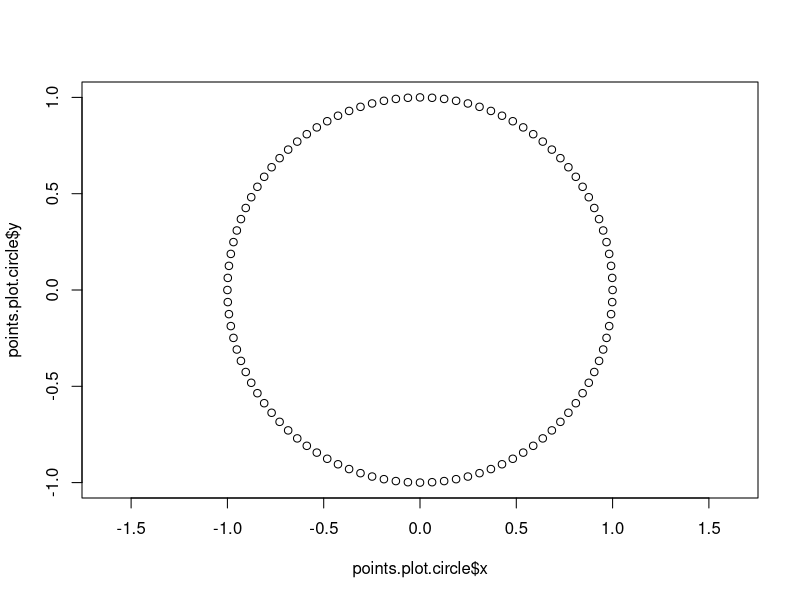
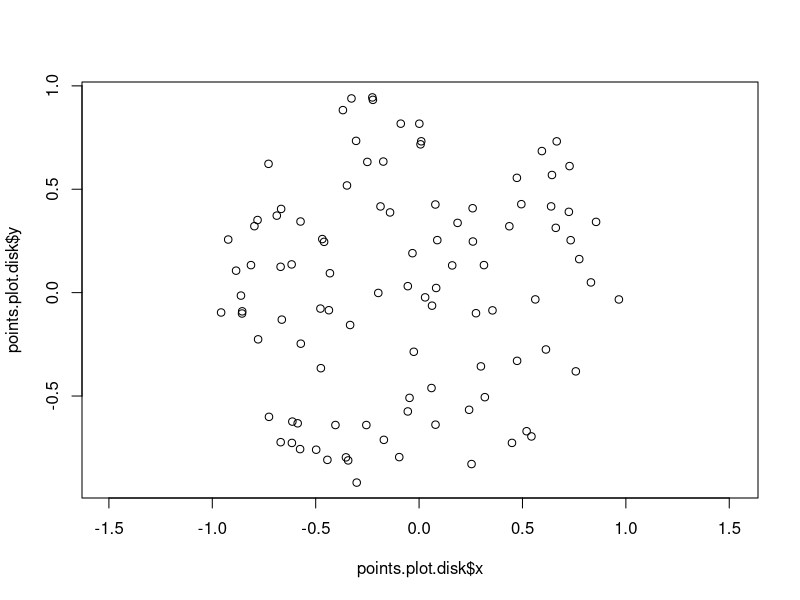
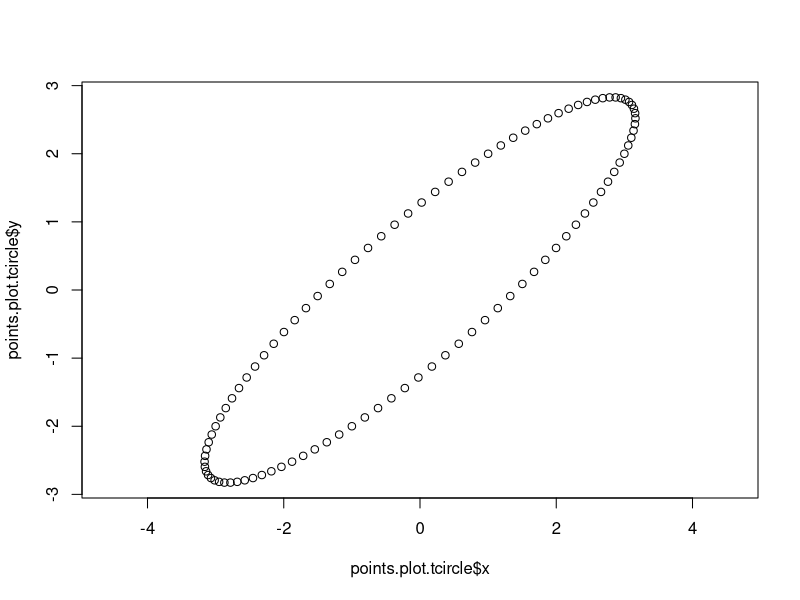
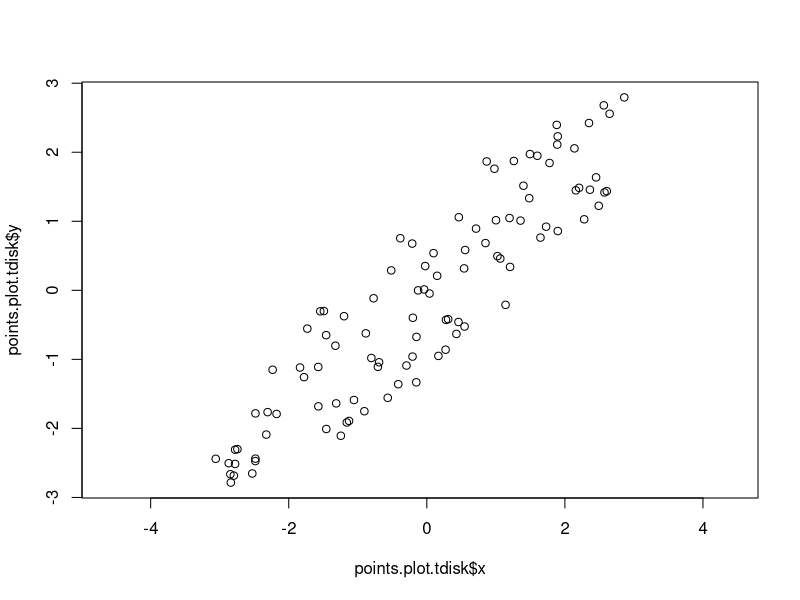

Write the R code that produced these figures, in order.
# create sample from unit disk
set.seed(42) # for repro
numpoints <- 100
radius <- 1

points.disk_sample <- NULL
for (i in 1:numpoints)
{
  r <- radius * sqrt(runif(1)) # because area is proportional to r^2
  degs <- 360*runif(1)
  
  theta <- 2*pi*degs/360
  
  x <- r * sin(theta)
  y <- r * cos(theta)
  
  points.disk_sample[[i]] <-c(x, y)
}


# create unit circle points
points.circle_sample <- NULL
for (i in 1:numpoints)
{
  r <- radius 
  degs <- 360 * (i/numpoints)
  
  theta <- 2*pi*degs/360
  
  x <- r * sin(theta)
  y <- r * cos(theta)
  
  points.circle_sample[[i]] <-c(x, y)
}


# create transformation T
T <- matrix(c(1, 2, 3, 2), nrow=2)


# calculate T(samples)
points.tdisk <- NULL
points.tcircle <- NULL
for (i in 1:numpoints)
{
  points.tdisk[[i]] <- T %*% points.disk_sample[[i]]
  points.tcircle[[i]] <- T %*% points.circle_sample[[i]]
}


# create plot datasets
points.plot.circle <- NULL
points.plot.disk <- NULL
points.plot.tcircle <- NULL
points.plot.tdisk <- NULL
for (i in 1:numpoints)
{
  # unit circle
  points.plot.circle$x[i] <- points.circle_sample[[i]][[1]]
  points.plot.circle$y[i] <- points.circle_sample[[i]][[2]]
  
  # unit disk
  points.plot.disk$x[i] <- points.disk_sample[[i]][[1]]
  points.plot.disk$y[i] <- points.disk_sample[[i]][[2]]
  
  # T(unit circle)
  points.plot.tcircle$x[i] <- points.tcircle[[i]][[1]]
  points.plot.tcircle$y[i] <- points.tcircle[[i]][[2]]
  
  # T(unit disk)
  points.plot.tdisk$x[i] <- points.tdisk[[i]][[1]]
  points.plot.tdisk$y[i] <- points.tdisk[[i]][[2]]
}

plot(x=points.plot.circle$x, y=points.plot.circle$y, asp=T)
plot(x=points.plot.disk$x, y=points.plot.disk$y, asp=T)


plot(x=points.plot.tcircle$x, y=points.plot.tcircle$y, asp=T)
plot(x=points.plot.tdisk$x, y=points.plot.tdisk$y, asp=T)